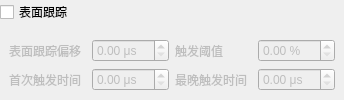
<?xml version="1.0" encoding="UTF-8"?>
<ui version="4.0">
 <class>PanelUTSetupSurfaceTracing</class>
 <widget class="QWidget" name="PanelUTSetupSurfaceTracing">
  <property name="geometry">
   <rect>
    <x>0</x>
    <y>0</y>
    <width>344</width>
    <height>86</height>
   </rect>
  </property>
  <layout class="QVBoxLayout" name="verticalLayout">
   <property name="leftMargin">
    <number>0</number>
   </property>
   <property name="topMargin">
    <number>0</number>
   </property>
   <property name="rightMargin">
    <number>0</number>
   </property>
   <property name="bottomMargin">
    <number>0</number>
   </property>
   <item>
    <widget class="QCheckBox" name="surfaceTracing">
     <property name="text">
      <string>表面跟踪</string>
     </property>
    </widget>
   </item>
   <item>
    <widget class="QWidget" name="surfaceContainer" native="true">
     <property name="enabled">
      <bool>false</bool>
     </property>
     <layout class="QGridLayout" name="gridLayout_2">
      <property name="leftMargin">
       <number>9</number>
      </property>
      <property name="topMargin">
       <number>9</number>
      </property>
      <property name="rightMargin">
       <number>9</number>
      </property>
      <property name="bottomMargin">
       <number>9</number>
      </property>
      <item row="1" column="3">
       <widget class="QLabel" name="latest">
        <property name="text">
         <string>最晚触发时间</string>
        </property>
       </widget>
      </item>
      <item row="1" column="1">
       <widget class="QLabel" name="earliest">
        <property name="text">
         <string>首次触发时间</string>
        </property>
       </widget>
      </item>
      <item row="1" column="2">
       <widget class="QDoubleSpinBox" name="surfaceEarliest">
        <property name="suffix">
         <string> μs</string>
        </property>
       </widget>
      </item>
      <item row="1" column="4">
       <widget class="QDoubleSpinBox" name="surfaceLatest">
        <property name="suffix">
         <string> μs</string>
        </property>
       </widget>
      </item>
      <item row="0" column="3">
       <widget class="QLabel" name="threshold">
        <property name="text">
         <string>触发阈值</string>
        </property>
       </widget>
      </item>
      <item row="0" column="2">
       <widget class="QDoubleSpinBox" name="surfaceOffset">
        <property name="suffix">
         <string> μs</string>
        </property>
       </widget>
      </item>
      <item row="0" column="1">
       <widget class="QLabel" name="labelCustom">
        <property name="text">
         <string>表面跟踪偏移</string>
        </property>
       </widget>
      </item>
      <item row="0" column="4">
       <widget class="QDoubleSpinBox" name="surfaceThreshold">
        <property name="suffix">
         <string> %</string>
        </property>
       </widget>
      </item>
     </layout>
    </widget>
   </item>
  </layout>
 </widget>
 <resources/>
 <connections/>
</ui>
